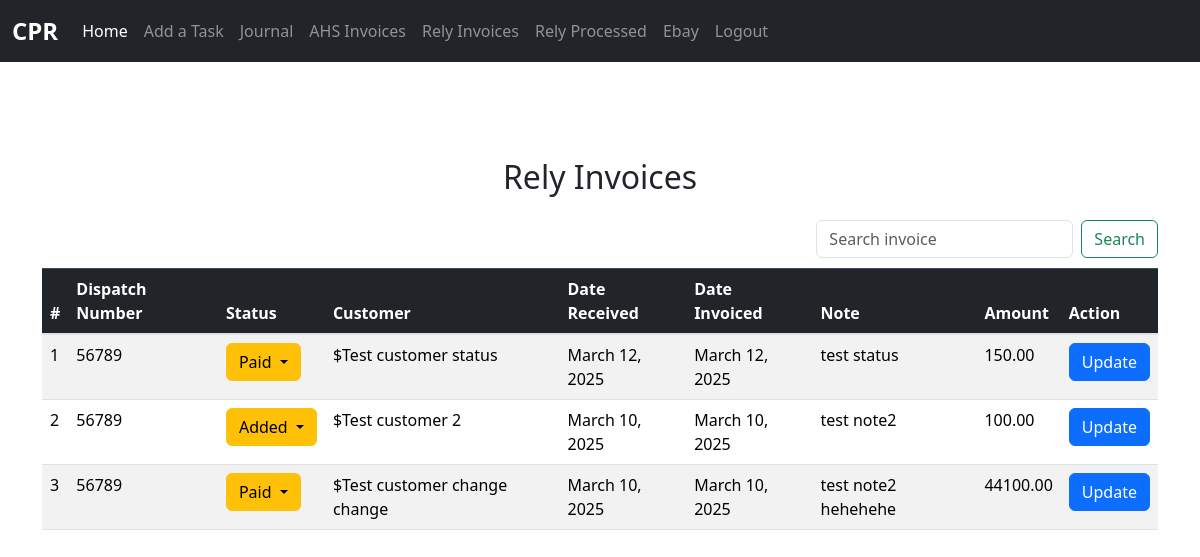
/rely/rely_invoice, run on an earlier commit of the app's database.
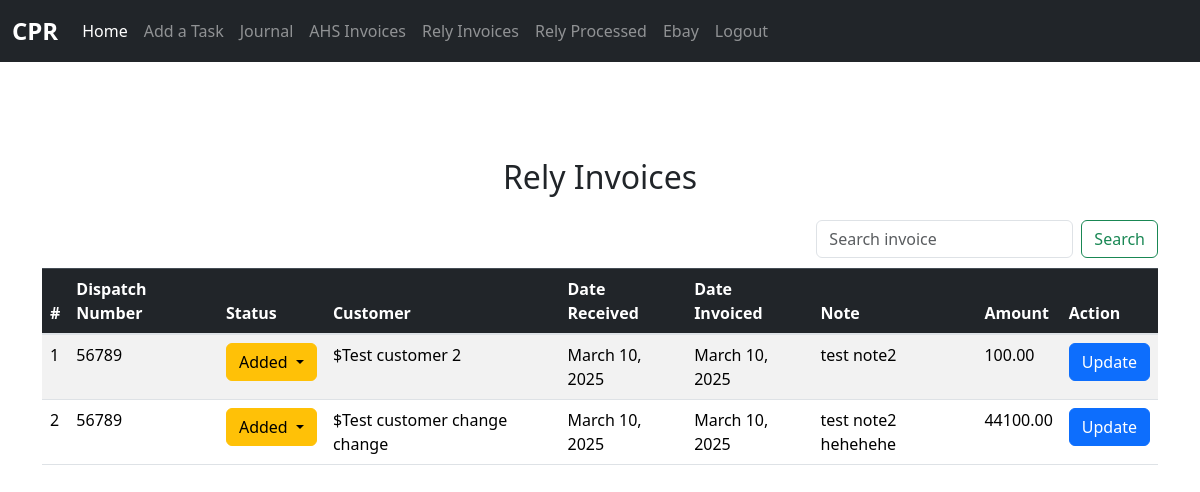
And on a later commit of the database.
### rely_invoice/models.py (models this page shows, shortened)
class RelyInvoice(models.Model):
	dispatch_number = models.CharField(max_length=50, blank=True, null=True)
	status = models.ForeignKey(Status, null=True, blank=True, on_delete=models.SET_NULL)
	customer = models.CharField(max_length=50, blank=True, null=True)
	date_received = models.DateField(default=timezone.now)  # Date the invoice was received
	date_invoiced = models.DateField(default=timezone.now)  # Date the invoice was invoiced
	note = models.TextField(blank=False, null=False)
	amount = models.DecimalField(max_digits=20, decimal_places=2, blank=True, null=True)

class Status(models.Model):
	name = models.CharField(max_length=50, blank=True, null=False)

### rely_invoice/views.py (the view)
# urls.py: path('rely_invoice', views.rely_invoice, name="rely_invoice"),
def rely_invoice(request):
    all_invoice = RelyInvoice.objects.all().order_by('-id')
    all_statuses = Status.objects.all()
    pst_tz = pytz.timezone("America/Los_Angeles")
    now_pst = now().astimezone(pst_tz)
    print(now_pst, flush=True)
    search_results = None
    if request.method == "POST":
        inv_data = request.POST.get('inv_data', '').strip()
        messages.success(request, f"You searched {inv_data}")
        if inv_data:
            search_results = RelyInvoice.objects.filter(dispatch_number__icontains=inv_data) | \
                             RelyInvoice.objects.filter(customer__icontains=inv_data)
    context = {
        "all_invoice": all_invoice,
        "all_statuses": all_statuses,
        'search_results':search_results
    }
    return render(request, 'rely_inv.html', context)

### rely_invoice/templates/rely_inv.html (shortened to what this page needs)
{% extends 'base.html' %}
{% block content %}
	<div class="container mt-5">
		<h2 style="text-align: center;" class="mb-4">Rely Invoices</h2>
	    	<div class="table-responsive">
	    		<form style="float:right;" method="POST" class="form-inline my-2 my-lg-0">
				    <input name="inv_data" class="form-control mr-sm-2" type="search" placeholder="Search invoice" aria-label="Search">
				    <button class="btn btn-outline-success my-2 my-sm-0" type="submit">Search</button>
				</form>
				<br><br>
<table class="table table-striped">
    <thead class="table-dark">
        <tr>
            <th>#</th>
            <th>Dispatch Number</th>
            <th>Status</th>
            <th>Customer</th>
            <th>Date Received</th>
            <th>Date Invoiced</th>
            <th>Note</th>
            <th>Amount</th>
            <th>Action</th>
        </tr>
    </thead>
    <tbody>
        {% if search_results is None %}
            {% for invoice in all_invoice %}
            <tr>
                <td>{{ forloop.counter }}</td>
                <td>{{ invoice.dispatch_number }}</td>
                <td>
				    <div class="dropdown">
				        <button class="btn btn-warning dropdown-toggle" data-bs-toggle="dropdown">
				            {{ invoice.status.name }}
				        </button>
				    </div>
				</td>
                <td>${{ invoice.customer }}</td>
                <td>{{ invoice.date_received }}</td>
                <td>{{ invoice.date_invoiced }}</td>
                <td>{{ invoice.note }}</td>
                <td>{{ invoice.amount }}</td>
                <td><a class="btn btn-primary" href="{% url 'update_r_invoice' invoice.id %}">Update</a></td>
            </tr>
            {% empty %}
            <tr>
                <td colspan="6" class="text-center">No invoices available.</td>
            </tr>
            {% endfor %}
        {% endif %}
    </tbody>
</table>
	    	</div>
	</div>
{% endblock %}

What changed in the data, as far as the page shows it:
removed RelyInvoice: dispatch_number "56789", status.name "Paid", customer "Test customer status", date_received "March 12, 2025", date_invoiced "March 12, 2025", note "test status", amount "150.00"
changed RelyInvoice "Test customer change change": status.name "Paid" → "Added"
